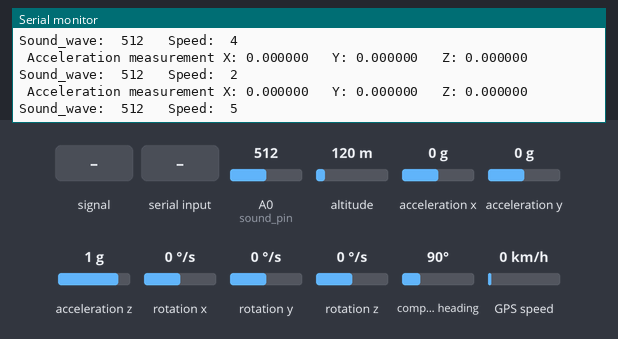
Recording of a sketch running on a simulated ESP8266 (NodeMCU). Shown: the last lines printed to the serial monitor. The inputs (shaded band) are chosen by the test bench; at power-on: altitude 120 m, A0 (sound_pin) = 512, rotation x 0 °/s, acceleration x 0 g, acceleration y 0 g, acceleration z 1 g, rotation y 0 °/s, rotation z 0 °/s, compass heading 90°, GPS speed 0 km/h. WiFi joins after 1.5 s; servers stay silent unless stated; random numbers use the default seed unless the sketch sets one; the GPS gets a fix after 3 s at 37.7749, -122.4194 with 8 satellites; no MQTT or app messages arrive unless stated.

Above: at 7.8 s.
7.9 s: A0 (sound_pin) fed a 200 Hz sine of ±81 counts around its level
At 9.0 s:
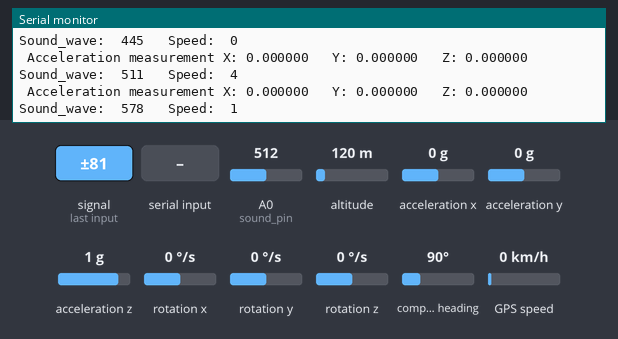
9.4 s: altitude set to 20 m
At 10.5 s:
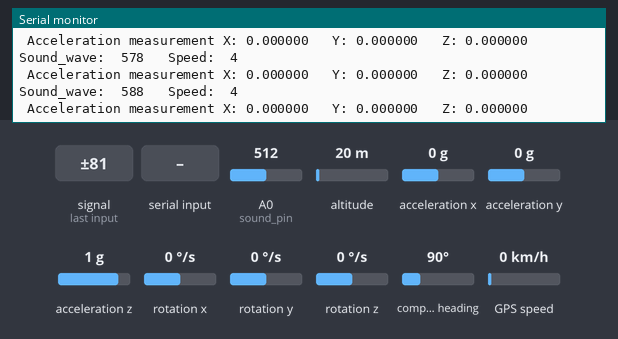
10.9 s: A0 (sound_pin) set to 716
At 11.9 s:
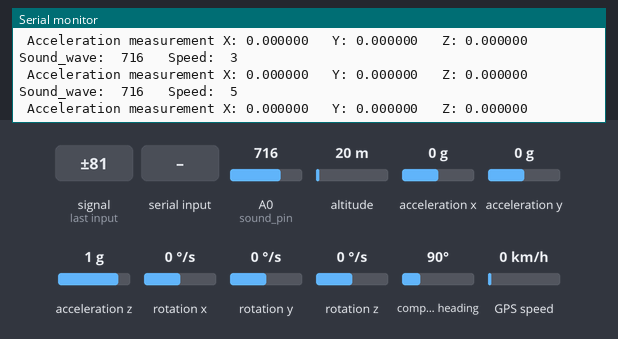
12.4 s: rotation x set to -192 °/s
At 13.5 s:
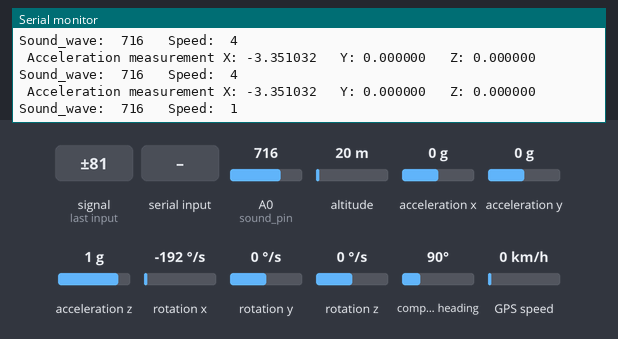
13.9 s: A0 (sound_pin) fed a 1000 Hz sine of ±255 counts around its level
At 14.6 s:
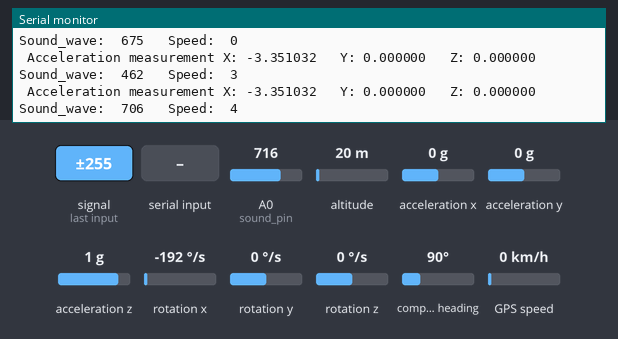
15.4 s: "1" received over the second serial link
Timing chart, 0 to 17.9 s (numbered marks = the images above; inputs shaded):
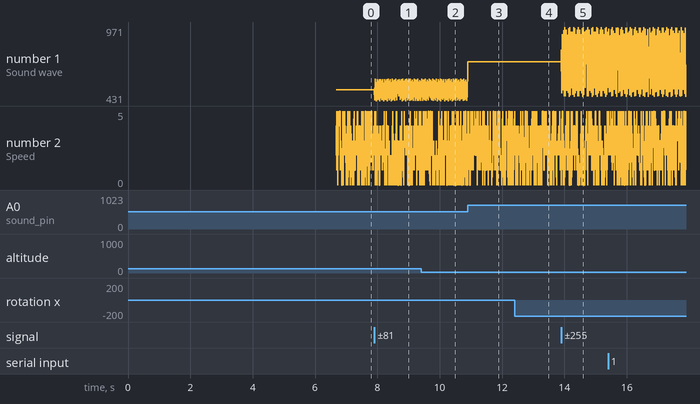

The sketch:

TINYGPS-ACCELEROMETER-SOUND-CODE.ino
```cpp
#include "MPU9250.h"
#include <TinyGPS.h>
#include <SoftwareSerial.h>
#include <ESP8266WiFi.h>
#include <PubSubClient.h>
long speed1;
static const int RXPin = D4, TXPin = D3;
static const uint32_t GPSBaud = 9600;
// The TinyGPS++ object
TinyGPS gps;
float lat,lon;
// The serial connection to the GPS device
SoftwareSerial ss(RXPin, TXPin);
int sound_pin=A0;
int ad_value;
unsigned long start_time = 0;
unsigned long end_time = 0;
// an MPU9250 object with the MPU-9250 sensor on I2C bus 0 with address 0x68
MPU9250 IMU(Wire,0x68);
int status;
const char* ssid = "nijas2012";
const char* password = "urwombonye";
const char* mqtt_server = "broker.mqtt-dashboard.com";
WiFiClient espClient;
PubSubClient client(espClient);
//Set-Up WiFi
void setup_wifi() {
   delay(100);
  // We start by connecting to a WiFi network
    Serial.print("Connecting to ");
    Serial.println(ssid);
    WiFi.begin(ssid, password);
    while (WiFi.status() != WL_CONNECTED)
    {
      delay(500);
      Serial.print(".");
    }
  randomSeed(micros());
  Serial.println("");
  Serial.println("WiFi connected");
  Serial.println("IP address: ");
  Serial.println(WiFi.localIP());
}
//Connect MQTT
void reconnect() {
  // Loop until we're reconnected
  while (!client.connected())
  {
    Serial.print("Attempting MQTT connection...");
    // Create a random client ID
    String clientId = "ESP8266Client-";
    clientId += String(random(0xffff), HEX);
    // Attempt to connect
    //if you MQTT broker has clientID,username and password
    //please change following line to    if (client.connect(clientId,userName,passWord))
    if (client.connect(clientId.c_str()))
    {
      Serial.println("connected");
     //once connected to MQTT broker, subscribe command if any
      client.subscribe("switch/fan");
    } else {
      Serial.print("failed, rc=");
      Serial.print(client.state());
      Serial.println(" try again in 5 seconds");
      // Wait 6 seconds before retrying
      delay(6000);
    }
  }
}
//Callback Function
void callback(char* topic, byte* payload, unsigned int length)
{
    }
void setup()
{

  Serial.begin(115200);
  ss.begin(GPSBaud);
  pinMode(sound_pin,INPUT);
  while(!Serial) {}

  // start communication with IMU
  status = IMU.begin();
  if (status < 0) {
    Serial.println("IMU initialization unsuccessful");
    Serial.println("Check IMU wiring or try cycling power");
    Serial.print("Status: ");
    Serial.println(status);
    while(1) {}
  }
    client.setServer(mqtt_server, 1883);
    setup_wifi();
    reconnect();
    delay(5000);
}

void loop()
{
  if (!client.connected()) {
  reconnect();
  }
  client.setCallback(callback);
  client.loop();
  speed1 = random(0, 6);
  // This sketch displays information every time a new sentence is correctly encoded.
  while (ss.available() > 0){
    if (gps.encode(ss.read())){
    gps.f_get_position(&lat,&lon); // get latitude and longitude

    Serial.print("Position: ");

    //Latitude
    Serial.print("Latitude: ");
    Serial.print(lat,6);
    char cstlat[16];
    itoa(lat,cstlat,10);
    client.publish("ADELINE/sensor/latitude",cstlat);
    Serial.print(",");
    char cstlon[16];
    itoa(lon,cstlon,10);
    client.publish("ADELINE/sensor/longitude",cstlon);
    //Longitude
    Serial.print("Longitude: ");
    Serial.println(lon,6);
  }
  }
  ad_value=analogRead(sound_pin);
  Serial.print("Sound_wave:  ");
  char cstr[16];
  itoa(ad_value,cstr,10);
  client.publish("ADELINE/sensor/sound",cstr);
  Serial.print(ad_value);
  Serial.print("   Speed:  ");
  Serial.println(speed1);
  char cstp[16];
  itoa(speed1,cstp,10);
  client.publish("ADELINE/sensor/speeds",cstp);
  IMU.readSensor();
  Serial.print(" Acceleration measurement X: ");
  Serial.print(IMU.getGyroX_rads(),6);
  Serial.print("\t");
  Serial.print(" Y: ");
  Serial.print(IMU.getGyroY_rads(),6);
  Serial.print("\t");
  Serial.print(" Z: ");
  Serial.print(IMU.getGyroZ_rads(),6);
  Serial.print("\t");
  Serial.println();

  //PUBLISHING DATA
  char cstx[16];
  itoa(IMU.getGyroX_rads(),cstx,10);
  client.publish("ADELINE/sensor/acc-x",cstx);

  char csty[16];
  itoa(IMU.getGyroY_rads(),csty,10);
  client.publish("ADELINE/sensor/acc-y",csty);

  char cstz[16];
  itoa(IMU.getGyroZ_rads(),cstz,10);
  client.publish("ADELINE/sensor/acc-y",cstz);
  //delay(500);
  }
```

Measured:
- after the input at 7.9 s, the serial monitor: prints a new line at once (image 1)
- after the input at 13.9 s, the serial monitor: prints a new line at once (image 5)
- plotted number 1: 512 → 434 after the input at 7.9 s, 716 → 528 after the input at 13.9 s
